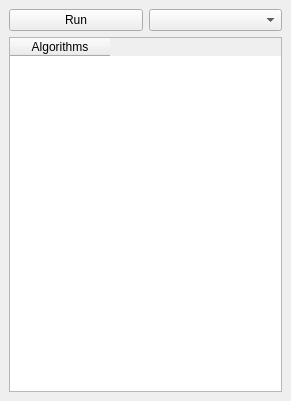
<?xml version="1.0" encoding="UTF-8"?>
<ui version="4.0">
 <class>AlgorithmExplorer</class>
 <widget class="QDockWidget" name="AlgorithmExplorer">
  <property name="geometry">
   <rect>
    <x>0</x>
    <y>0</y>
    <width>291</width>
    <height>401</height>
   </rect>
  </property>
  <property name="windowTitle">
   <string>Algorithms</string>
  </property>
  <widget class="QWidget" name="dockWidgetContents">
   <layout class="QVBoxLayout" name="verticalLayout">
    <item>
     <layout class="QHBoxLayout" name="horizontalLayout">
      <item>
       <widget class="QPushButton" name="btnRun">
        <property name="text">
         <string>Run</string>
        </property>
       </widget>
      </item>
      <item>
       <widget class="QComboBox" name="cbALgorithms"/>
      </item>
     </layout>
    </item>
    <item>
     <widget class="QTableWidget" name="tableWidget">
      <column>
       <property name="text">
        <string>Algorithms</string>
       </property>
      </column>
     </widget>
    </item>
   </layout>
  </widget>
 </widget>
 <resources/>
 <connections/>
</ui>
